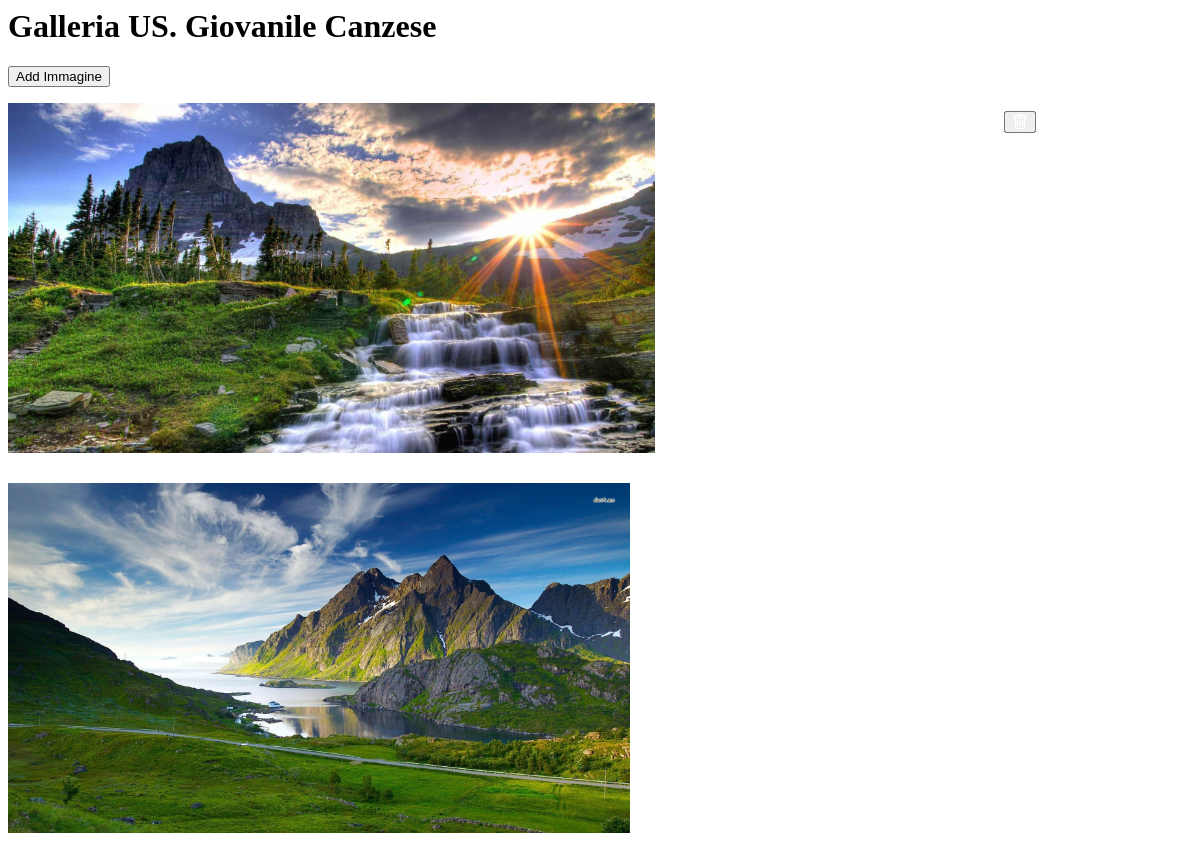
The app's page /gestionale/pagine/AreaSito/galleria.php (signed in, upper part), older data.
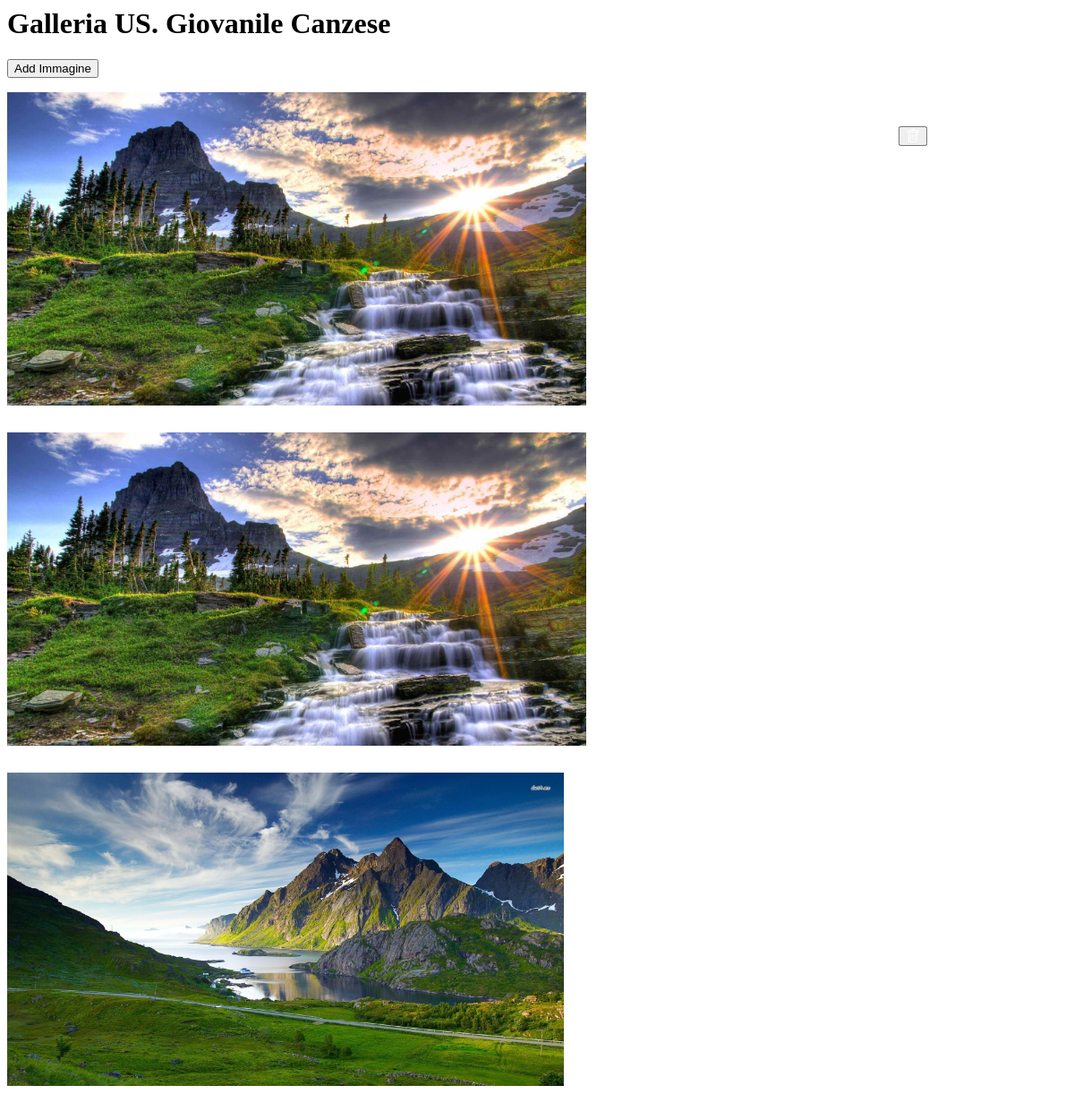
The same page, newer data.
### tables this page shows
CREATE TABLE `galleria` (
  `id` int(10) UNSIGNED NOT NULL,
  `titolo` varchar(32) NOT NULL,
  `foto` varchar(255) NOT NULL
);

### gestionale/pagine/AreaSito/galleria.php (the view, shortened to what this page needs)
<head>
    <link rel="stylesheet" href="https://stackpath.bootstrapcdn.com/font-awesome/4.7.0/css/font-awesome.min.css">
    <link rel="stylesheet" href="https://cdnjs.cloudflare.com/ajax/libs/lightbox2/2.8.2/css/lightbox.min.css">
</head>
<body>
    <div class="photo-gallery">
        <header class="text-center mb-5">
            <h1 class="display-5 font-weight-bold">Galleria US. Giovanile Canzese</h1>
            <p class="text-center">
                <button type='button' class='btn btn-outline-secondary btn-lg' data-bs-toggle='modal' data-bs-target='#addGalleria'>
                    Add Immagine
                </button>
            </p>
        </header>
        <div class="row photos mt-5">
            <?php
            require "../../config.php";
            $sql = "SELECT galleria.foto, galleria.id FROM galleria ORDER BY id DESC";
            if ($result = mysqli_query($link, $sql)) {
                if (mysqli_num_rows($result) > 0) {
                    while ($row = mysqli_fetch_array($result)) {
                        $foto = $row['foto'];
                        if (file_exists('../../img/uploadsGalleria/' . $foto)) {
                            echo '  <div class="col-3 item">
                                    <button type="button" class="btn btn-danger eliminaFoto" aria-label="Close" style="color:red" data-bs-toggle="modal" data-bs-target="#elimina" data-bs-whatever="' . $row['id'] . '">
                                        <svg xmlns="http://www.w3.org/2000/svg" width="16" height="16" fill="white" class="bi bi-trash" viewBox="0 0 16 16">
                                            <path d="M5.5 5.5A.5.5 0 0 1 6 6v6a.5.5 0 0 1-1 0V6a.5.5 0 0 1 .5-.5zm2.5 0a.5.5 0 0 1 .5.5v6a.5.5 0 0 1-1 0V6a.5.5 0 0 1 .5-.5zm3 .5a.5.5 0 0 0-1 0v6a.5.5 0 0 0 1 0V6z"/>
                                            <path fill-rule="evenodd" d="M14.5 3a1 1 0 0 1-1 1H13v9a2 2 0 0 1-2 2H5a2 2 0 0 1-2-2V4h-.5a1 1 0 0 1-1-1V2a1 1 0 0 1 1-1H6a1 1 0 0 1 1-1h2a1 1 0 0 1 1 1h3.5a1 1 0 0 1 1 1v1zM4.118 4 4 4.059V13a1 1 0 0 0 1 1h6a1 1 0 0 0 1-1V4.059L11.882 4H4.118zM2.5 3V2h11v1h-11z"/>
                                        </svg>
                                    </button>
                                    <a href="img/uploadsGalleria/' . $foto . '" data-lightbox="photos">
                                    <img class="img-fluid rounded shadow" src="img/uploadsGalleria/' . $foto . ' " style="height:350px; width:auto; max-height:350px; object-fit: cover;">
                                    </a>
                                </div>';
                        }
                    }
                } else {
                    echo '<h5 class="card-title ml-5">Nessuna immagine presente nella galleria</h5>';
                }
            }
            ?>
        </div>
    </div>
</body>
</html>

### gestionale/pagine/AreaSito/galleria.php (style rules this page uses)
.photo-gallery .photos { padding-bottom: 20px; }
.photo-gallery .item { padding-bottom: 30px; z-index: 2; }
.eliminaFoto { position: absolute; top: 8%; left: 85%; transform: translate(-50%, -50%); -ms-transform: translate(-50%, -50%); }

Row changes from the older to the newer data that the page shows:
added galleria: foto (picture)
